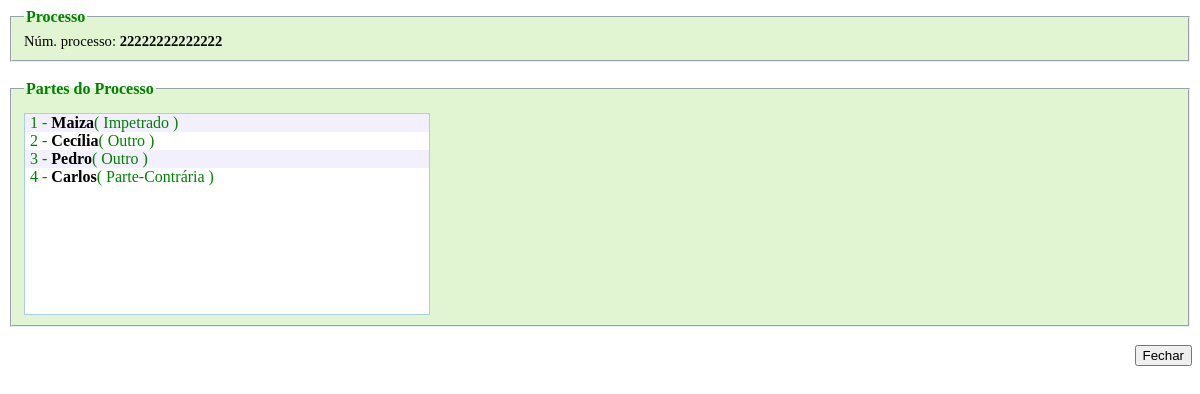
The page /classes/modelo/admin/controle/pessoas/visualizarPessoas.php?idProcesso=9 on the database its author committed.
### tables this page shows
CREATE TABLE `tbprocesso` (
  `idProcesso` int(11) NOT NULL auto_increment,
  `numeroProcesso` varchar(45) NOT NULL,
  `tipoProcesso` varchar(45) default NULL,
  `descricao` text,
  `justica` varchar(45) default NULL,
  `instancia` varchar(45) default NULL,
  `dataEntrada` varchar(45) default NULL,
  `tipoAcao` varchar(45) default NULL,
  `litisconsorte` varchar(45) default NULL,
  `assunto` text,
  `situacaoProcesso` varchar(45) default NULL,
  `fkUsuario` int(11) NOT NULL default '0',
  PRIMARY KEY  (`idProcesso`),
  KEY `fkUsuario1` (`fkUsuario`),
  CONSTRAINT `fkUsuario1` FOREIGN KEY (`fkUsuario`) REFERENCES `stbusuario` (`idUsuario`) ON DELETE CASCADE ON UPDATE CASCADE
);

CREATE TABLE `tbpessoa` (
  `idPessoa` int(11) NOT NULL auto_increment,
  `nome` varchar(45) default NULL,
  `parte` varchar(45) default NULL,
  `status` char(2) default NULL,
  PRIMARY KEY  (`idPessoa`)
);

### classes/modelo/admin/controle/pessoas/visualizarPessoas.php (the view, shortened to what this page needs)
<!DOCTYPE html PUBLIC "-//W3C//DTD XHTML 1.1//EN"
	"http://www.w3.org/TR/xhtml11/DTD/xhtml11.dtd">
<html xmlns="http://www.w3.org/1999/xhtml" xml:lang="pt-br" lang="pt-br">
	<head>
		<link rel="stylesheet" type="text/css" href="{$smarty.const.HTTP_URL}css/admin/print.css"  media="print"/>
	</head>
	<body>
		<?php
		if($_GET) {
			$idProcesso = $_GET['idProcesso'];
			$query_processo = mysql_query("SELECT pe.nome, pe.parte, po.numeroProcesso
                                                           FROM tbprocesso po inner join tbprocesso_pessoa pp on po.idProcesso = pp.fkProcesso
                                                                              inner join tbpessoa pe on pp.fkPessoa = pe.idPessoa
                                                           WHERE po.idProcesso = '{$idProcesso}'");
                        $cor = array('#f2f0fd','white');
                        $c = 0;
                        $i = 1;
                        while($line = mysql_fetch_array($query_processo)) {
				$pessoa[] = "<div style='background-color:".$cor[$c]." ; display: block; padding-left: 5px;'>".$i." - <font color='black'><b>".$line['nome']."</b></font>( ".$line['parte']." )</div>";
				$numeroProcesso = $line['numeroProcesso']."<br/>";
                                $i++;
                                if($c == 0){
                                    $c = 1;
                                }
                                else{
                                    $c = 0;
                                }
			}
                        ?><fieldset style="border-color: #dff0ff; color: green; background-color: #E1F5D3;"><legend><b>Processo</b></legend> <?php
                        echo "<font style='font-size: 11pt; color: black' >Núm. processo: <b>".$numeroProcesso."</b></font>";
                        ?></fieldset><?php
			echo "<br>";
                        ?><fieldset style="border-color: #dff0ff;  color: green; background-color: #E1F5D3;"><legend><b>Partes do Processo</b></legend><div id="scrollContainer" style="background-color: white;"><?php
                        $i = 0;
                        while($i < count($pessoa)) {
                                   echo $pessoa[$i];
                                        $i++;
                        }
                        ?></div></fieldset><?php
		}
		?>
            <br>
            <input type="button" class="btn-print" value="Fechar" onclick="fechar()" style="float: right"/>
	</body>
</html>

### classes/modelo/admin/controle/pessoas/visualizarPessoas.php (style rules this page uses)
#scrollContainer { width: 404px; height: 200px; overflow: auto; margin-top:10px; border:solid 1px #aacfe4; }

### rows shown on the page
tbprocesso: numeroProcesso "22222222222222"
tbpessoa: nome "Maiza", parte "Impetrado"
tbpessoa: nome "Cecília", parte "Outro"
tbpessoa: nome "Pedro", parte "Outro"
tbpessoa: nome "Carlos", parte "Parte-Contrária"
